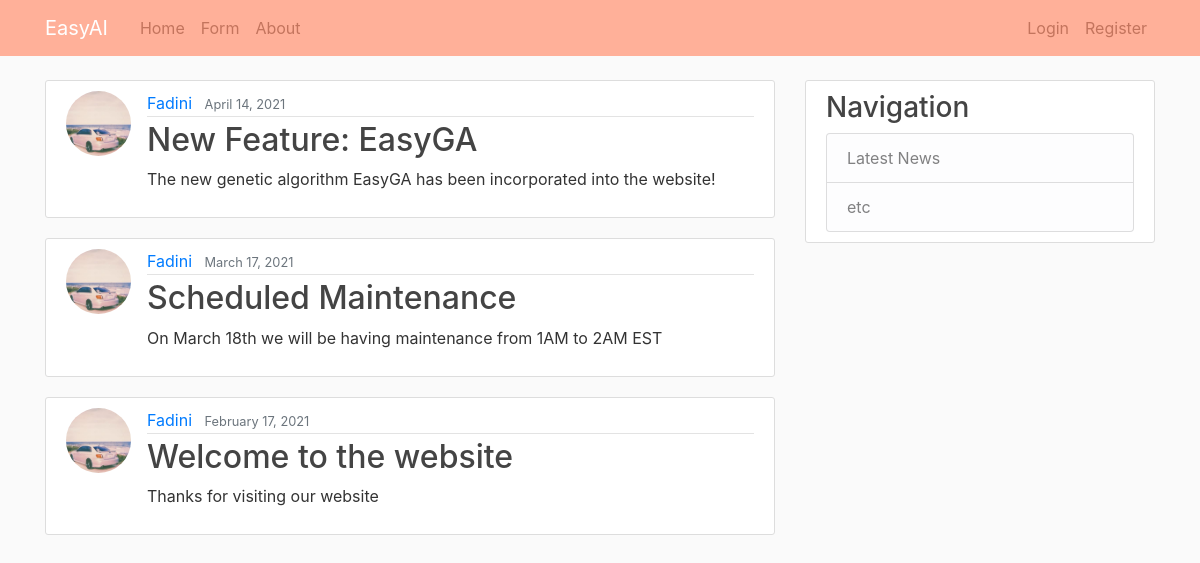
The page / on the database its author committed.
### news/models.py (models this page shows, shortened)
class Post(models.Model):
    title = models.CharField(max_length=100)
    content = models.TextField()
    date_posted = models.DateTimeField(default=timezone.now)
    author = models.ForeignKey(User, on_delete=models.CASCADE)

### users/models.py (models this page shows, shortened)
class Profile(models.Model):
    user = models.OneToOneField(User, on_delete=models.CASCADE)
    image = models.ImageField(default='default.jpg', upload_to='profile_pics')

### news/views.py (the view)
# urls.py: 2. Add a URL to urlpatterns:  path('', views.home, name='home')
def home(request):
    context = {
        'posts': Post.objects.all().order_by('-id')
    }
    return render(request, 'news/home.html', context)

### news/templates/news/home.html
{% extends "news/base.html" %}
{% block content %}
    {% for post in posts %}
        <article class="media content-section">
            <img class ='rounded-circle article-img' src="{{ post.author.profile.image.url }}">
          <div class="media-body">
            <div class="article-metadata">
              <a class="mr-2" href="#">{{ post.author }}</a>
              <small class="text-muted">{{ post.date_posted|date:'F d, Y' }}</small>
            </div>
            <h2><a class="article-title" href="#">{{ post.title }}</a></h2>
            <p class="article-content">{{ post.content }}</p>
          </div>
        </article>
    {% endfor %}
{% endblock content %}

### news/templates/news/base.html (shortened to what this page needs)
{% load static %}
<!DOCTYPE html>
<html>
<head>
    <link rel="stylesheet" href="https://maxcdn.bootstrapcdn.com/bootstrap/4.0.0/css/bootstrap.min.css">
    <link rel="stylesheet" type="text/css" href="{% static 'news/main.css' %}">
</head>
<body>
    <header class="site-header">
        <nav class="navbar navbar-expand-md navbar-dark bg-steel fixed-top">
            <div class="container">
                <a class="navbar-brand mr-4" href="{% url 'News' %}">EasyAI</a>
                <div class="collapse navbar-collapse" id="navbarToggle">
                    <div class="navbar-nav mr-auto">
                    <a class="nav-item nav-link" href="{% url 'News' %}">Home</a>
                    <a class="nav-item nav-link" href="{% url 'Form' %}">Form</a>
                    <a class="nav-item nav-link" href="{% url 'About' %}">About</a>
                </div>
                <div class="navbar-nav">
                    {% if user.is_authenticated %}
                        <a class="nav-item nav-link" href="{% url 'profile' %}">Profile</a>
                        <a class="nav-item nav-link" href="{% url 'logout' %}">Logout</a>
                    {% else %}
                        <a class="nav-item nav-link" href="{% url 'login' %}">Login</a>
                        <a class="nav-item nav-link" href="{% url 'register' %}">Register</a>
                    {% endif %}
                </div>
            </div>
        </div>
    </nav>
    <main role="main" class="container">
      <div class="row">
        <div class="col-md-8">
          {% block content %}{% endblock %}
        </div>
        <div class="col-md-4">
          <div class="content-section">
            <h3>Navigation</h3>
              <ul class="list-group">
                <li class="list-group-item list-group-item-light">Latest News</li>
                <li class="list-group-item list-group-item-light">etc</li>
              </ul>
          </div>
        </div>
      </div>
    </main>
</body>
</html>

### news/static/news/main.css (style rules this page uses)
body { background: #fafafa; color: #333333; margin-top: 5rem; }
h1, h2, h3, h4, h5, h6 { color: #444444; }
ul { margin: 0; }
.bg-steel { background-color: #ffb099; }
.site-header .navbar-nav .nav-link { color: #c3745d; }
.content-section { background: #ffffff; padding: 10px 20px; border: 1px solid #dddddd; border-radius: 3px; margin-bottom: 20px; }
.article-title { color: #444444; }
.article-content { white-space: pre-line; }
.article-img { height: 65px; width: 65px; margin-right: 16px; }
.article-metadata { padding-bottom: 1px; margin-bottom: 4px; border-bottom: 1px solid #e3e3e3 }

### rows shown on the page
Post: author.profile.image (picture), author "Fadini", date_posted "April 14, 2021", title "New Feature: EasyGA", content "The new genetic algorithm EasyGA has been incorporated into the website!"
Post: author.profile.image (picture), author "Fadini", date_posted "March 17, 2021", title "Scheduled Maintenance", content "On March 18th we will be having maintenance from 1AM to 2AM EST"
Post: author.profile.image (picture), author "Fadini", date_posted "February 17, 2021", title "Welcome to the website", content "Thanks for visiting our website"
